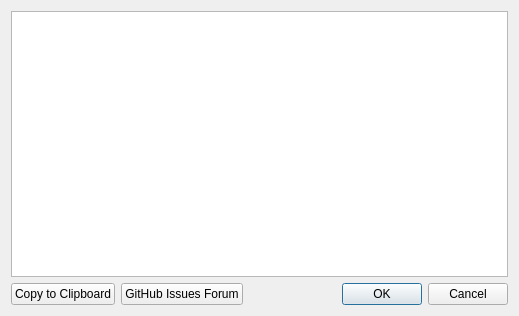
<?xml version="1.0" encoding="UTF-8"?>
<ui version="4.0">
 <class>ErrorDialog</class>
 <widget class="QDialog" name="ErrorDialog">
  <property name="geometry">
   <rect>
    <x>0</x>
    <y>0</y>
    <width>519</width>
    <height>316</height>
   </rect>
  </property>
  <property name="windowTitle">
   <string>Error ⚠</string>
  </property>
  <layout class="QGridLayout" name="gridLayout">
   <item row="2" column="1">
    <widget class="QPushButton" name="gitHubButton">
     <property name="text">
      <string>GitHub Issues Forum</string>
     </property>
    </widget>
   </item>
   <item row="2" column="0">
    <widget class="QPushButton" name="copyButton">
     <property name="text">
      <string>Copy to Clipboard</string>
     </property>
    </widget>
   </item>
   <item row="0" column="0" colspan="3">
    <widget class="QPlainTextEdit" name="errorMessageText"/>
   </item>
   <item row="2" column="2">
    <widget class="QDialogButtonBox" name="buttonBox">
     <property name="orientation">
      <enum>Qt::Orientation::Horizontal</enum>
     </property>
     <property name="standardButtons">
      <set>QDialogButtonBox::StandardButton::Cancel|QDialogButtonBox::StandardButton::Ok</set>
     </property>
    </widget>
   </item>
  </layout>
 </widget>
 <resources/>
 <connections>
  <connection>
   <sender>buttonBox</sender>
   <signal>accepted()</signal>
   <receiver>ErrorDialog</receiver>
   <slot>accept()</slot>
   <hints>
    <hint type="sourcelabel">
     <x>248</x>
     <y>254</y>
    </hint>
    <hint type="destinationlabel">
     <x>157</x>
     <y>274</y>
    </hint>
   </hints>
  </connection>
  <connection>
   <sender>buttonBox</sender>
   <signal>rejected()</signal>
   <receiver>ErrorDialog</receiver>
   <slot>reject()</slot>
   <hints>
    <hint type="sourcelabel">
     <x>316</x>
     <y>260</y>
    </hint>
    <hint type="destinationlabel">
     <x>286</x>
     <y>274</y>
    </hint>
   </hints>
  </connection>
 </connections>
</ui>
